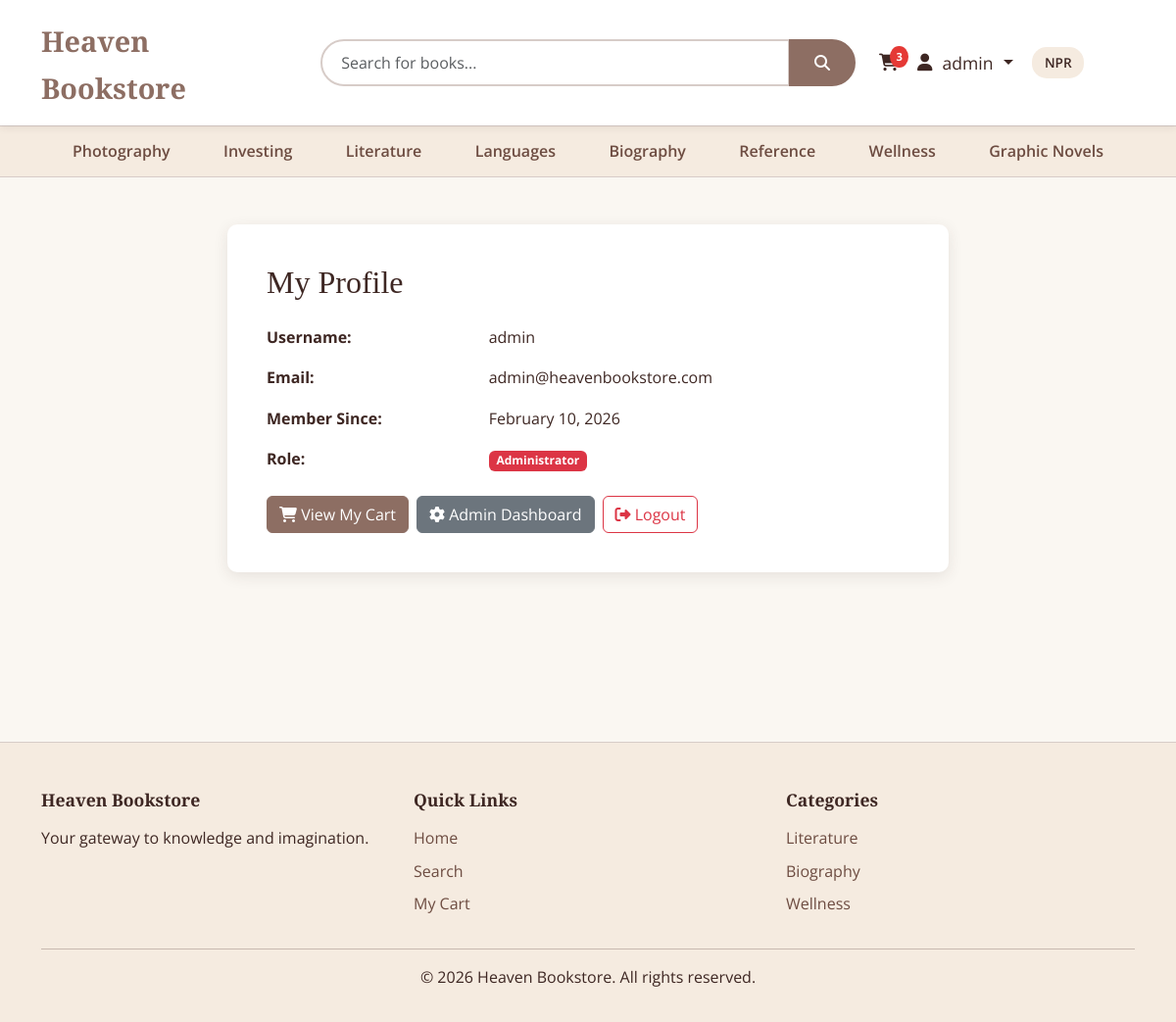
Screenshot of /profile (signed in) with the database file from the repository.
### app/models.py (models this page shows, shortened)
class User(UserMixin, db.Model):
    __tablename__ = 'users'
    id = db.Column(db.Integer, primary_key=True)
    username = db.Column(db.String(80), unique=True, nullable=False, index=True)
    email = db.Column(db.String(120), unique=True, nullable=False, index=True)
    password_hash = db.Column(db.String(255), nullable=False)
    is_admin = db.Column(db.Boolean, default=False, nullable=False)
    created_at = db.Column(db.DateTime, default=datetime.utcnow, nullable=False)
    cart_items = db.relationship('Cart', backref='user', lazy='dynamic', cascade='all, delete-orphan')
    reviews = db.relationship('Review', backref='user', lazy='dynamic', cascade='all, delete-orphan')

### app/routes.py (the view)
@app.route('/profile')
@login_required
def profile():
    categories = ['Photography', 'Investing', 'Literature', 'Languages',
                  'Biography', 'Reference', 'Wellness', 'Graphic Novels']
    cart_count = Cart.query.filter_by(user_id=current_user.id).count()
    return render_template('profile.html', categories=categories, cart_count=cart_count)

### app/models.py (called while the page is built)
@login_manager.user_loader
def load_user(user_id):
    return User.query.get(int(user_id))

### app/templates/profile.html (shortened to what this page needs)
{% extends "base.html" %}
{% block content %}
<div class="container my-5">
    <div class="row justify-content-center">
        <div class="col-md-8">
            <div class="profile-card">
                <h2 class="mb-4">My Profile</h2>
                <div class="mb-4">
                    <div class="row mb-3">
                        <div class="col-md-4"><strong>Username:</strong></div>
                        <div class="col-md-8">{{ current_user.username }}</div>
                    </div>
                    <div class="row mb-3">
                        <div class="col-md-4"><strong>Email:</strong></div>
                        <div class="col-md-8">{{ current_user.email }}</div>
                    </div>
                    <div class="row mb-3">
                        <div class="col-md-4"><strong>Member Since:</strong></div>
                        <div class="col-md-8">{{ current_user.created_at.strftime('%B %d, %Y') }}</div>
                    </div>
                    {% if current_user.is_admin %}
                    <div class="row mb-3">
                        <div class="col-md-4"><strong>Role:</strong></div>
                        <div class="col-md-8"><span class="badge bg-danger">Administrator</span></div>
                    </div>
                    {% endif %}
                </div>
                <div class="d-flex gap-2">
                    <a href="{{ url_for('cart') }}" class="btn btn-primary">
                        <i class="fas fa-shopping-cart"></i> View My Cart
                    </a>
                    {% if current_user.is_admin %}
                    <a href="{{ url_for('admin_dashboard') }}" class="btn btn-secondary">
                        <i class="fas fa-cog"></i> Admin Dashboard
                    </a>
                    {% endif %}
                    <a href="{{ url_for('logout') }}" class="btn btn-outline-danger">
                        <i class="fas fa-sign-out-alt"></i> Logout
                    </a>
                </div>
            </div>
        </div>
    </div>
</div>
{% endblock %}

### app/templates/base.html (shortened to what this page needs)
<!DOCTYPE html>
<html lang="en">
<head>
    <link href="https://cdn.jsdelivr.net/npm/bootstrap@5.3.0/dist/css/bootstrap.min.css" rel="stylesheet">
    <link rel="stylesheet" href="https://cdnjs.cloudflare.com/ajax/libs/font-awesome/6.4.0/css/all.min.css">
    <link rel="stylesheet" href="{{ url_for('static', filename='css/style.css') }}">
</head>
<body>
    <header class="header sticky-top">
        <div class="container">
            <div class="row align-items-center py-3">
                <div class="col-md-3">
                    <h1 class="logo mb-0">
                        <a href="{{ url_for('index') }}">Heaven Bookstore</a>
                    </h1>
                </div>
                <div class="col-md-6">
                    <form action="{{ url_for('search') }}" method="get" class="search-form">
                        <div class="input-group">
                            <input type="text" class="form-control" name="q" placeholder="Search for books..."
                                   value="{{ request.args.get('q', '') }}">
                            <button class="btn btn-search" type="submit">
                                <i class="fas fa-search"></i>
                            </button>
                        </div>
                    </form>
                </div>
                <div class="col-md-3 text-end">
                    <div class="header-icons">
                        <a href="{{ url_for('cart') }}" class="icon-link" title="Shopping Cart">
                            <i class="fas fa-shopping-cart"></i>
                            <span class="cart-badge" id="cart-count">{{ cart_count }}</span>
                        </a>
                        {% if current_user.is_authenticated %}
                            <div class="dropdown d-inline">
                                <a href="#" class="icon-link dropdown-toggle" data-bs-toggle="dropdown">
                                    <i class="fas fa-user"></i>
                                    <span class="ms-1">{{ current_user.username }}</span>
                                </a>
                            </div>
                        {% else %}
                            <a href="{{ url_for('login') }}" class="icon-link">
                                <i class="fas fa-sign-in-alt"></i>
                                <span class="ms-1">Login</span>
                            </a>
                        {% endif %}
                        <span class="currency-badge">NPR</span>
                    </div>
                </div>
            </div>
        </div>
    </header>
    <nav class="category-nav">
        <div class="container">
            <ul class="category-list">
                {% for cat in categories %}
                <li><a href="{{ url_for('category', category=cat) }}">{{ cat }}</a></li>
                {% endfor %}
            </ul>
        </div>
    </nav>
    <main class="main-content">
        {% block content %}{% endblock %}
    </main>
    <footer class="footer mt-5">
        <div class="container">
            <div class="row">
                <div class="col-md-4">
                    <h5>Heaven Bookstore</h5>
                    <p>Your gateway to knowledge and imagination.</p>
                </div>
                <div class="col-md-4">
                    <h5>Quick Links</h5>
                    <ul class="list-unstyled">
                        <li><a href="{{ url_for('index') }}">Home</a></li>
                        <li><a href="{{ url_for('search') }}">Search</a></li>
                        {% if current_user.is_authenticated %}
                            <li><a href="{{ url_for('cart') }}">My Cart</a></li>
                        {% endif %}
                    </ul>
                </div>
                <div class="col-md-4">
                    <h5>Categories</h5>
                    <ul class="list-unstyled">
                        <li><a href="{{ url_for('category', category='Literature') }}">Literature</a></li>
                        <li><a href="{{ url_for('category', category='Biography') }}">Biography</a></li>
                        <li><a href="{{ url_for('category', category='Wellness') }}">Wellness</a></li>
                    </ul>
                </div>
            </div>
            <hr>
            <div class="text-center">
                <p>&copy; 2026 Heaven Bookstore. All rights reserved.</p>
            </div>
        </div>
    </footer>
</body>
</html>

### app/static/css/style.css (style rules this page uses)
:root { --bg-primary: #FAF7F2; --bg-secondary: #F5EBE0; --accent: #D4A574; --text-primary: #3E2723; --text-secondary: #6D4C41; --border-color: #D7CCC8; --btn-primary: #8D6E63; --btn-hover: #6D4C41; --white: #FFFFFF; --star-color: #FFC107; }
* { box-sizing: border-box; }
body { font-family: 'Open Sans', sans-serif; color: var(--text-primary); background-color: var(--bg-primary); line-height: 1.6; }
h1, h2, h3, h4, h5, h6 { font-family: 'Merriweather', serif; color: var(--text-primary); }
a { color: var(--btn-primary); text-decoration: none; transition: color 0.3s ease; }
.header { background-color: var(--white); box-shadow: 0 2px 8px rgba(62, 39, 35, 0.1); }
.logo a { font-family: 'Merriweather', serif; font-size: 1.8rem; font-weight: 700; color: var(--btn-primary); text-decoration: none; }
.search-form .form-control { border: 2px solid var(--border-color); border-radius: 25px 0 0 25px; padding: 0.6rem 1.2rem; }
.btn-search { background-color: var(--btn-primary); color: var(--white); border: 2px solid var(--btn-primary); border-radius: 0 25px 25px 0; padding: 0.6rem 1.5rem; transition: all 0.3s ease; }
.header-icons { display: flex; align-items: center; gap: 1.2rem; }
.icon-link { color: var(--text-primary); font-size: 1.1rem; text-decoration: none; transition: color 0.3s ease; position: relative; }
.cart-badge { position: absolute; top: -8px; right: -10px; background-color: #E53935; color: var(--white); border-radius: 50%; padding: 2px 6px; font-size: 0.7rem; font-weight: 700; }
.currency-badge { background-color: var(--bg-secondary); color: var(--text-primary); padding: 0.3rem 0.8rem; border-radius: 15px; font-size: 0.85rem; font-weight: 600; }
.category-nav { background-color: var(--bg-secondary); border-top: 1px solid var(--border-color); border-bottom: 1px solid var(--border-color); }
.category-list { list-style: none; margin: 0; padding: 0; display: flex; justify-content: center; flex-wrap: wrap; gap: 1rem; }
.category-list li a { display: block; padding: 0.8rem 1.2rem; color: var(--text-secondary); font-weight: 600; text-decoration: none; transition: all 0.3s ease; }
.main-content { min-height: 60vh; }
.btn-primary { background-color: var(--btn-primary); border-color: var(--btn-primary); }
.profile-card { background-color: var(--white); padding: 2.5rem; border-radius: 10px; box-shadow: 0 4px 15px rgba(62, 39, 35, 0.1); }
.footer { background-color: var(--bg-secondary); padding: 3rem 0 1rem; margin-top: 5rem; border-top: 1px solid var(--border-color); }
.footer h5 { font-size: 1.1rem; font-weight: 700; margin-bottom: 1rem; }
.footer ul li { margin-bottom: 0.5rem; }
.footer ul li a { color: var(--text-secondary); text-decoration: none; }
* { transition: color 0.2s ease, background-color 0.2s ease; }

### rows the page displays
User: username "admin", email "admin@heavenbookstore.com", created_at "February 10, 2026"

### other values shown
{{ cart_count }} "3"
{{ cat }} "Photography" "Investing" "Literature" "Languages" "Biography" "Reference" "Wellness" "Graphic Novels"
